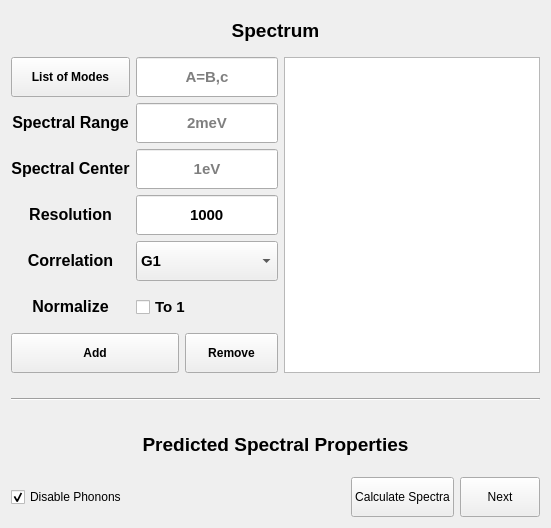
      <widget class="QWidget" name="tab_spectrum">
       <attribute name="title">
        <string>Spectrum</string>
       </attribute>
       <layout class="QGridLayout" name="gridLayout_5" columnstretch="0,0,0,0,0,0,0,0,0,0,0,0">
        <item row="7" column="2" colspan="2">
         <widget class="QPushButton" name="button_remove_spectrum_from_output">
          <property name="minimumSize">
           <size>
            <width>0</width>
            <height>40</height>
           </size>
          </property>
          <property name="font">
           <font>
            <bold>true</bold>
           </font>
          </property>
          <property name="text">
           <string>Remove</string>
          </property>
         </widget>
        </item>
        <item row="13" column="0">
         <widget class="QCheckBox" name="input_timeline_enable_phonons_at_spectra">
          <property name="minimumSize">
           <size>
            <width>0</width>
            <height>40</height>
           </size>
          </property>
          <property name="statusTip">
           <string/>
          </property>
          <property name="text">
           <string>Disable Phonons</string>
          </property>
          <property name="checked">
           <bool>true</bool>
          </property>
         </widget>
        </item>
        <item row="4" column="0">
         <widget class="QLabel" name="label_49">
          <property name="minimumSize">
           <size>
            <width>0</width>
            <height>40</height>
           </size>
          </property>
          <property name="text">
           <string>&lt;html&gt;&lt;head/&gt;&lt;body&gt;&lt;p align=&quot;center&quot;&gt;&lt;span style=&quot; font-size:12pt; font-weight:700;&quot;&gt;Resolution&lt;/span&gt;&lt;/p&gt;&lt;/body&gt;&lt;/html&gt;</string>
          </property>
         </widget>
        </item>
        <item row="5" column="1" colspan="3">
         <widget class="QComboBox" name="input_spectrum_order">
          <property name="minimumSize">
           <size>
            <width>0</width>
            <height>40</height>
           </size>
          </property>
          <property name="font">
           <font>
            <pointsize>11</pointsize>
            <bold>true</bold>
           </font>
          </property>
          <item>
           <property name="text">
            <string>G1</string>
           </property>
          </item>
          <item>
           <property name="text">
            <string>G2</string>
           </property>
          </item>
         </widget>
        </item>
        <item row="2" column="0">
         <widget class="QLabel" name="label_48">
          <property name="minimumSize">
           <size>
            <width>0</width>
            <height>40</height>
           </size>
          </property>
          <property name="text">
           <string>&lt;html&gt;&lt;head/&gt;&lt;body&gt;&lt;p align=&quot;center&quot;&gt;&lt;span style=&quot; font-size:12pt; font-weight:700;&quot;&gt;Spectral Range&lt;/span&gt;&lt;/p&gt;&lt;/body&gt;&lt;/html&gt;</string>
          </property>
         </widget>
        </item>
        <item row="3" column="0">
         <widget class="QLabel" name="label_47">
          <property name="minimumSize">
           <size>
            <width>0</width>
            <height>40</height>
           </size>
          </property>
          <property name="text">
           <string>&lt;html&gt;&lt;head/&gt;&lt;body&gt;&lt;p align=&quot;center&quot;&gt;&lt;span style=&quot; font-size:12pt; font-weight:700;&quot;&gt;Spectral Center&lt;/span&gt;&lt;/p&gt;&lt;/body&gt;&lt;/html&gt;</string>
          </property>
         </widget>
        </item>
        <item row="13" column="11">
         <widget class="QPushButton" name="button_next_tab_spectrum_to_indist">
          <property name="minimumSize">
           <size>
            <width>0</width>
            <height>40</height>
           </size>
          </property>
          <property name="text">
           <string>Next</string>
          </property>
          <property name="checkable">
           <bool>false</bool>
          </property>
         </widget>
        </item>
        <item row="7" column="0" colspan="2">
         <widget class="QPushButton" name="button_add_spectrum_to_output">
          <property name="minimumSize">
           <size>
            <width>0</width>
            <height>40</height>
           </size>
          </property>
          <property name="font">
           <font>
            <bold>true</bold>
           </font>
          </property>
          <property name="text">
           <string>Add</string>
          </property>
         </widget>
        </item>
        <item row="9" column="0" colspan="12">
         <widget class="QLabel" name="label_title_predicted_spectral">
          <property name="minimumSize">
           <size>
            <width>0</width>
            <height>40</height>
           </size>
          </property>
          <property name="maximumSize">
           <size>
            <width>16777215</width>
            <height>40</height>
           </size>
          </property>
          <property name="frameShape">
           <enum>QFrame::NoFrame</enum>
          </property>
          <property name="frameShadow">
           <enum>QFrame::Plain</enum>
          </property>
          <property name="text">
           <string>&lt;html&gt;&lt;head/&gt;&lt;body&gt;&lt;p align=&quot;center&quot;&gt;&lt;span style=&quot; font-size:14pt; font-weight:700;&quot;&gt;Predicted Spectral Properties&lt;/span&gt;&lt;/p&gt;&lt;/body&gt;&lt;/html&gt;</string>
          </property>
         </widget>
        </item>
        <item row="3" column="1" colspan="3">
         <widget class="QLineEdit" name="textinput_spectrum_center">
          <property name="minimumSize">
           <size>
            <width>0</width>
            <height>40</height>
           </size>
          </property>
          <property name="font">
           <font>
            <pointsize>11</pointsize>
            <bold>true</bold>
           </font>
          </property>
          <property name="text">
           <string/>
          </property>
          <property name="frame">
           <bool>true</bool>
          </property>
          <property name="alignment">
           <set>Qt::AlignCenter</set>
          </property>
          <property name="placeholderText">
           <string>1eV</string>
          </property>
         </widget>
        </item>
        <item row="1" column="1" colspan="3">
         <widget class="QLineEdit" name="textinput_spectrum_modes">
          <property name="minimumSize">
           <size>
            <width>0</width>
            <height>40</height>
           </size>
          </property>
          <property name="font">
           <font>
            <pointsize>11</pointsize>
            <bold>true</bold>
           </font>
          </property>
          <property name="text">
           <string/>
          </property>
          <property name="frame">
           <bool>true</bool>
          </property>
          <property name="alignment">
           <set>Qt::AlignCenter</set>
          </property>
          <property name="placeholderText">
           <string>A=B,c</string>
          </property>
         </widget>
        </item>
        <item row="4" column="1" colspan="3">
         <widget class="QLineEdit" name="textinput_spectrum_res">
          <property name="minimumSize">
           <size>
            <width>0</width>
            <height>40</height>
           </size>
          </property>
          <property name="font">
           <font>
            <pointsize>11</pointsize>
            <bold>true</bold>
           </font>
          </property>
          <property name="text">
           <string>1000</string>
          </property>
          <property name="frame">
           <bool>true</bool>
          </property>
          <property name="alignment">
           <set>Qt::AlignCenter</set>
          </property>
          <property name="placeholderText">
           <string/>
          </property>
         </widget>
        </item>
        <item row="0" column="0" colspan="12">
         <widget class="QLabel" name="label_title_set_spectrum">
          <property name="minimumSize">
           <size>
            <width>0</width>
            <height>40</height>
           </size>
          </property>
          <property name="maximumSize">
           <size>
            <width>16777215</width>
            <height>40</height>
           </size>
          </property>
          <property name="frameShape">
           <enum>QFrame::NoFrame</enum>
          </property>
          <property name="frameShadow">
           <enum>QFrame::Plain</enum>
          </property>
          <property name="text">
           <string>&lt;html&gt;&lt;head/&gt;&lt;body&gt;&lt;p align=&quot;center&quot;&gt;&lt;span style=&quot; font-size:14pt; font-weight:700;&quot;&gt;Spectrum&lt;/span&gt;&lt;/p&gt;&lt;/body&gt;&lt;/html&gt;</string>
          </property>
         </widget>
        </item>
        <item row="1" column="4" rowspan="7" colspan="8">
         <widget class="QListView" name="text_output_list_of_spectra">
          <property name="minimumSize">
           <size>
            <width>0</width>
            <height>40</height>
           </size>
          </property>
         </widget>
        </item>
        <item row="6" column="0">
         <widget class="QLabel" name="label_51">
          <property name="minimumSize">
           <size>
            <width>0</width>
            <height>40</height>
           </size>
          </property>
          <property name="text">
           <string>&lt;html&gt;&lt;head/&gt;&lt;body&gt;&lt;p align=&quot;center&quot;&gt;&lt;span style=&quot; font-size:12pt; font-weight:700;&quot;&gt;Normalize&lt;/span&gt;&lt;/p&gt;&lt;/body&gt;&lt;/html&gt;</string>
          </property>
         </widget>
        </item>
        <item row="6" column="1" colspan="3">
         <widget class="QCheckBox" name="input_spectrum_normalize">
          <property name="minimumSize">
           <size>
            <width>0</width>
            <height>40</height>
           </size>
          </property>
          <property name="font">
           <font>
            <pointsize>11</pointsize>
            <bold>true</bold>
           </font>
          </property>
          <property name="text">
           <string>To 1</string>
          </property>
          <property name="checked">
           <bool>false</bool>
          </property>
         </widget>
        </item>
        <item row="2" column="1" colspan="3">
         <widget class="QLineEdit" name="textinput_spectrum_range">
          <property name="minimumSize">
           <size>
            <width>0</width>
            <height>40</height>
           </size>
          </property>
          <property name="font">
           <font>
            <pointsize>11</pointsize>
            <bold>true</bold>
           </font>
          </property>
          <property name="text">
           <string/>
          </property>
          <property name="frame">
           <bool>true</bool>
          </property>
          <property name="alignment">
           <set>Qt::AlignCenter</set>
          </property>
          <property name="placeholderText">
           <string>2meV</string>
          </property>
         </widget>
        </item>
        <item row="13" column="10">
         <widget class="QPushButton" name="button_timeline_force_calculate_spectra">
          <property name="minimumSize">
           <size>
            <width>0</width>
            <height>40</height>
           </size>
          </property>
          <property name="statusTip">
           <string>Calculate the actual spectral properties using a small spectral window. This disables the phonon interactions, such that calculations are fast.</string>
          </property>
          <property name="text">
           <string>Calculate Spectra</string>
          </property>
         </widget>
        </item>
        <item row="10" column="0" colspan="12">
         <widget class="PlotWidget" name="label_plot_spectral_prediction" native="true"/>
        </item>
        <item row="5" column="0">
         <widget class="QLabel" name="label_50">
          <property name="minimumSize">
           <size>
            <width>0</width>
            <height>40</height>
           </size>
          </property>
          <property name="text">
           <string>&lt;html&gt;&lt;head/&gt;&lt;body&gt;&lt;p align=&quot;center&quot;&gt;&lt;span style=&quot; font-size:12pt; font-weight:700;&quot;&gt;Correlation&lt;/span&gt;&lt;/p&gt;&lt;/body&gt;&lt;/html&gt;</string>
          </property>
         </widget>
        </item>
        <item row="8" column="0" colspan="12">
         <widget class="Line" name="line_13">
          <property name="minimumSize">
           <size>
            <width>0</width>
            <height>40</height>
           </size>
          </property>
          <property name="orientation">
           <enum>Qt::Horizontal</enum>
          </property>
         </widget>
        </item>
        <item row="1" column="0">
         <widget class="QPushButton" name="button_add_spectrum_mode">
          <property name="minimumSize">
           <size>
            <width>0</width>
            <height>40</height>
           </size>
          </property>
          <property name="font">
           <font>
            <bold>true</bold>
           </font>
          </property>
          <property name="text">
           <string>List of Modes</string>
          </property>
         </widget>
        </item>
       </layout>
      </widget>
